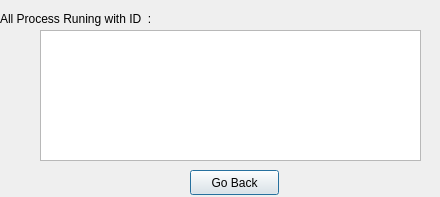
<?xml version="1.0" encoding="UTF-8"?>
<ui version="4.0">
 <class>Dialog</class>
 <widget class="QDialog" name="Dialog">
  <property name="geometry">
   <rect>
    <x>0</x>
    <y>0</y>
    <width>440</width>
    <height>197</height>
   </rect>
  </property>
  <property name="windowTitle">
   <string>Dialog</string>
  </property>
  <property name="styleSheet">
   <string notr="true"/>
  </property>
  <widget class="QPushButton" name="pushButton">
   <property name="geometry">
    <rect>
     <x>190</x>
     <y>170</y>
     <width>89</width>
     <height>25</height>
    </rect>
   </property>
   <property name="styleSheet">
    <string notr="true"/>
   </property>
   <property name="text">
    <string>Go Back</string>
   </property>
  </widget>
  <widget class="QPlainTextEdit" name="plainTextEdit">
   <property name="geometry">
    <rect>
     <x>40</x>
     <y>30</y>
     <width>381</width>
     <height>131</height>
    </rect>
   </property>
   <property name="styleSheet">
    <string notr="true"/>
   </property>
  </widget>
  <widget class="QLabel" name="label">
   <property name="geometry">
    <rect>
     <x>0</x>
     <y>10</y>
     <width>191</width>
     <height>17</height>
    </rect>
   </property>
   <property name="styleSheet">
    <string notr="true"/>
   </property>
   <property name="text">
    <string>All Process Runing with ID  :</string>
   </property>
  </widget>
 </widget>
 <resources/>
 <connections/>
</ui>
